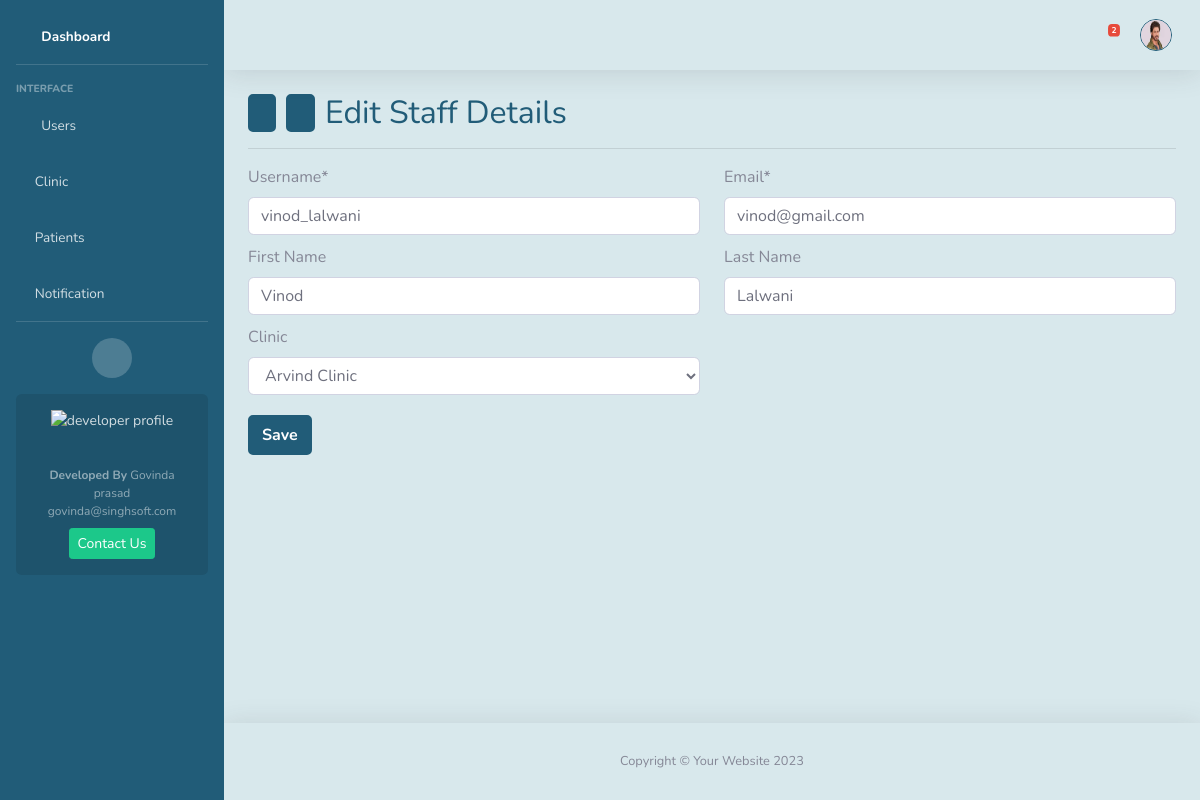
The app's page /user/edit/3F4CA1E2D2/ (signed in) with its own data.
### home/models.py (models this page shows, shortened)
class User(AbstractUser):
    custom_id   = models.CharField(max_length=10, unique=True, blank=False, null=False)
    clinic      = models.ForeignKey('Clinic', on_delete=models.CASCADE, related_name="clinic_users", null=True, blank=True)
    profile_img = models.ImageField(upload_to=rename_image, blank=True)
    phone       = models.CharField(validators=[indian_phone_regex], max_length=15, blank=True, null=True)
    is_superuser= models.BooleanField(default=False)
    is_admin    = models.BooleanField(default=False)    # clinic admin
    is_admin_staff= models.BooleanField(default=False)    # clinic staff
    is_password_reset=models.BooleanField(default=False)
    is_active   = models.BooleanField(default=True)
    updated_at  = models.DateTimeField(auto_now=True)
    objects     = CustomUserManager()

class Clinic(models.Model):
    name    = models.CharField(max_length=255, help_text="Clinic Name", blank=False, null=False)
    address = models.CharField(max_length=255, blank=True)
    city    = models.ForeignKey(City, on_delete=models.SET_NULL, related_name="clinics_in_city", null=True, blank=True, max_length=255)
    state   = models.ForeignKey(Region, on_delete=models.SET_NULL, related_name="clinics_in_state", null=True, blank=True, max_length=255)
    pincode = models.CharField(max_length=6, null=True, blank=True)
    email   = models.EmailField(max_length=50, blank=True, null=True)
    number  = models.CharField(validators=[indian_phone_regex], max_length=15, blank=True, null=True)
    specializations = models.TextField(blank=True, null=True)   #clinic specilization
    created_at = models.DateField(auto_now_add=True)
    updated_at = models.DateField(auto_now=True)
    class Meta:
        permissions = [
            ("can_approve_clinic", "Can Approve Clinic"),
            ("can_view_sensitive_data", "Can View Sensitive Data"),
        ]

### home/views.py (the view, shortened to what this page needs)
# urls.py: path('user/edit/<str:user_id>/', views.edit_user, name="edit_user"),
@require_http_methods(["GET", "POST"])
@login_required(login_url='login')
@permission_required(['home.change_user', 'home.view_user'])
def edit_user(request, user_id):
    user = User.objects.none()
    clinics = Clinic.objects.none()
    clinic_exists = False
    try:
        if request.user.is_superuser:
            user = User.objects.prefetch_related('groups').get(custom_id=user_id)
            clinics = Clinic.objects.all().values_list('id','name')
        elif request.user.is_admin:
            if not request.user.clinic:
                messages.error(request, "You do not have registerd clinic details.")
                return redirect('all_users')
            else:
                user = User.objects.prefetch_related('groups').get(custom_id=user_id, clinic=request.user.clinic_id)
                clinics = Clinic.objects.filter(id = request.user.clinic_id).values_list('id','name')
        else:
            return HttpResponseForbidden(forbidden_message)
    except (User.DoesNotExist, User.MultipleObjectsReturned):
        messages.error(request, "User not exist with given id.")
        return redirect('all_users')
    if request.method == "GET":
        groups = Group.objects.exclude(id__in=user.groups.values_list('id', flat=True))
        return render(request, 'edit_user.html', {'user':user, 'clinics':clinics, 'groups':groups, 'search_bar':"false"})

### home/context_processors.py (called while the page is built)
def notification_context(request):
    if request.user.is_authenticated:
        unread = Notification.objects.filter(
            receiver=request.user
        ).exclude(
            seen_notes__seen_by=request.user
        ).count()
    else:
        unread = 0
    return {"unread_notifications": unread}

### home/templates/edit_user.html (shortened to what this page needs)
{% extends 'layout.html' %}
{% block content %}
    <div class="d-flex justify-content-between align-items-center">
        <div class="nav-container" style="display: flex; gap: 10px; justify-content: center;">
            <button class="cnav-btn" onclick="window.history.back()" title="Back"><i class="fa fa-arrow-left"></i></button>
            <button class="cnav-btn" onclick="window.history.forward()" title="Forward"><i class="fa fa-arrow-right"></i></button>
            <h2 class="mb-0 custome-color-dark">Edit Staff Details</h2>
        </div>
    </div>
    <hr>
    <div class="justify-content-center">
        <form method="POST" id="user_form">
            <div class="row" style="margin-top: 10px;">
                <div class="col-sm-6"><label class="form-label">Username* <small id="username_error" style="color:red; display:none;">username is not available</small></label>
                    <input type="text" class="form-control" id="username" name="username" placeholder="Username must be unique" style="width: 100%;"
                            maxlength="50" value="{{user.username}}" required oninput="checkUnique(this)">
                </div>
                <div class="col-sm-6"><label class="form-label">Email* <small id="email_error" style="color:red; display:none;">email is not available</small></label>
                    <input type="email" class="form-control" id="email" name="email" placeholder="Email must be unique" style="width: 100%;"
                            maxlength="50" value="{{user.email}}" required oninput="checkUnique(this)">
                </div>
            </div>
            <div class="row" style="margin-top: 10px;">
                <div class="col-sm-6">
                    <label class="form-label">First Name</label>
                    <input type="text" class="form-control" name="first_name" placeholder="First Name" style="width: 100%;"
                            maxlength="50" value="{{user.first_name}}">
                </div>
                <div class="col-sm-6">
                    <label class="form-label">Last Name</label>
                    <input type="text" class="form-control" name="last_name" placeholder="Last Name" style="width: 100%;"
                            maxlength="50" value="{{user.last_name}}">
                </div>
            </div>
            <div class="row" style="margin-top: 10px;">
                <div class="col-sm-6">
                    <label class="form-label">Clinic</label>
                    {% if request.user.is_superuser %}
                    <select class="form-control" name="clinic" style="width: 100%;">
                        <option value="">Select Clinic</option>
                    {% else %}
                    <select class="form-control" name="clinic" style="width: 100%;" required>
                    {% endif %}
                    {% for clinic in clinics %}
                    <option value="{{ clinic.0 }}" {% if user.clinic.id == clinic.0 %} selected {% endif %}>{{ clinic.1 }}</option>
                    {% endfor %}
                    </select>
                </div>
            </div>
            <div class="" style="padding:20px 20px 20px 0px;">
                <button class="btn cb" type="submit" style="">Save</button>
            </div>
        </form>
    </div>
{% endblock %}

### home/templates/layout.html (shortened to what this page needs)
{% load static %}
{% load custom_filters %}
<!DOCTYPE html>
<html lang="en">
<head>
    <link href="{% static 'vendor/fontawesome-free/css/all.min.css' %}" rel="stylesheet" type="text/css">
    <link href="{% static 'css/sb-admin-2.min.css' %}" rel="stylesheet">
</head>
<body id="page-top">
    <div id="wrapper">
        <ul class="navbar-nav sidebar sidebar-dark box-background-dark" id="accordionSidebar">
            <li class="nav-item active mt-2" >
              {% if request.user.is_superuser or request.user.is_admin %}
                <a class="nav-link" href="{% url 'index' %}">
                    <i class="fas fa-fw fa-chart-area"></i>
                    <span>Dashboard</span>
                </a>
              {% else %}
                <a class="nav-link" href="#">
                    <span>Dashboard</span>
                </a>
              {% endif %}
            </li>
            <hr class="sidebar-divider">
            <div class="sidebar-heading">Interface</div>
          {% if perms.home.view_user %}
            <li class="nav-item">
                <a class="nav-link " href="{% url 'all_users' %}" aria-expanded="true">
                    <i class="fas fa-fw fa-user"></i>
                    <span>Users</span>
                </a>
            </li>
          {% endif %}
          {% if perms.home.view_clinic %}
            <li class="nav-item">
                <a class="nav-link" href="{% url 'clinic' %}" aria-expanded="true">
                    <i class="fas fa-clinic-medical"></i>
                    <span>Clinic</span>
                </a>
            </li>
          {% endif %}
          {% if perms.home.view_patient %}
            <li class="nav-item">
                <a class="nav-link " href="{% url 'patients' %}" aria-expanded="true" >
                    <i class="fas fa-diagnoses"></i>
                    <span>Patients</span>
                </a>
            </li>
          {% endif %}
          {% if perms.home.view_notification %}
            <li class="nav-item">
                <a class="nav-link " href="{% url 'notifications' %}" aria-expanded="true" >
                    <i class="fas fa-envelope-open-text"></i>
                    <span>Notification</span>
                </a>
            </li>
          {% endif %}
            <hr class="sidebar-divider d-none d-md-block">
            <div class="text-center d-none d-md-inline">
                <button class="rounded-circle border-0" id="sidebarToggle"></button>
            </div>
            <div class="sidebar-card d-none d-lg-flex">
                <img class="sidebar-card-illustration mb-2" src="{% static "/img/undraw_profile.svg" %}" alt="developer profile">
                <p class="text-center mb-2"><strong>Developed By</strong> Govinda prasad govinda@singhsoft.com</p>
                <a class="btn btn-success btn-sm" href="mailto:govinda@singhsoft.com">Contact Us</a>
            </div>
        </ul>
        <div id="content-wrapper" class="d-flex flex-column">
            <div id="content" style="background: #d8e8ec">
                <nav class="navbar navbar-expand topbar mb-4 static-top shadow">
                    <ul class="navbar-nav ml-auto">
                        <li class="nav-item dropdown no-arrow mx-1">
                            <a class="nav-link dropdown-toggle" href="#" id="messagesDropdown" role="button"
                                data-toggle="dropdown" aria-haspopup="true" aria-expanded="false" onclick="fetchNotifications()">
                                <i class="fas fa-envelope fa-fw custome-color-dark cnav-icon2"></i>
                                {% if unread_notifications > 0 %}
                                <span class="badge badge-danger badge-counter">{{unread_notifications}}</span>
                                {% endif %}
                            </a>
                        </li>
                        <li class="nav-item dropdown no-arrow">
                            <a class="nav-link dropdown-toggle" href="#" id="userDropdown" role="button"
                                data-toggle="dropdown" aria-haspopup="true" aria-expanded="false">
                                {% if request.user.profile_img %}
                                    <img class="img-profile rounded-circle box-background-border-dark cnav-icon"
                                        src="{{request.user.profile_img.url}}" alt="profile image" title="{{request.user.username}}">
                                {% else %}
                                    <div class="img-profile rounded-circle user-face cnav-icon" title="{{request.user.username}}">
                                        {{ request.user.username|get_first_letter|upper }}
                                    </div>
                                {% endif %}
                            </a>
                        </li>
                    </ul>
                </nav>
                <div class="container-fluid">
                    {% block content %}{% endblock %}
                </div>
            </div>
            <footer class="sticky-footer box-background-light shadow">
                <div class="container my-auto">
                    <div class="copyright text-center my-auto" style="">
                        <span>Copyright &copy; Your Website 2023</span>
                    </div>
                </div>
            </footer>
        </div>
    </div>
</body>
</html>

### home/templates/layout.html (style rules this page uses)
.cnav-btn { color: white; font-weight:bold; border-radius: 5px; cursor: pointer; background-color: rgba(33, 92, 120, 1)!important; border: 2px solid rgba(33, 92, 120, 1)!important; transition: color .15s ease-in-out, background-color .15s ease-in-out, border-color .15s ease-in-out, box-shadow .15s ease-in-out; }
.cb { color: white; font-weight:bold; border-radius: 5px; background-color: rgba(33, 92, 120, 1)!important; border: 2px solid rgba(33, 92, 120, 1)!important; }
.box-background-dark { background-color: rgba(33, 92, 120, 1)!important; }
.box-background-light { background-color: #d8e8ec; }
.custome-color-dark { color: rgba(33, 92, 120, 1); }
.box-background-border-dark { background-color: rgba(33, 92, 120, 1)!important; border: 1px solid rgba(33, 92, 120, 1)!important; }

### records on screen
User: user.profile_img (picture)
User: username "vinod_lalwani", email "vinod@gmail.com", first_name "Vinod", last_name "Lalwani", clinic "Arvind Clinic"

### other values on screen
{{ unread_notifications }} "2"
